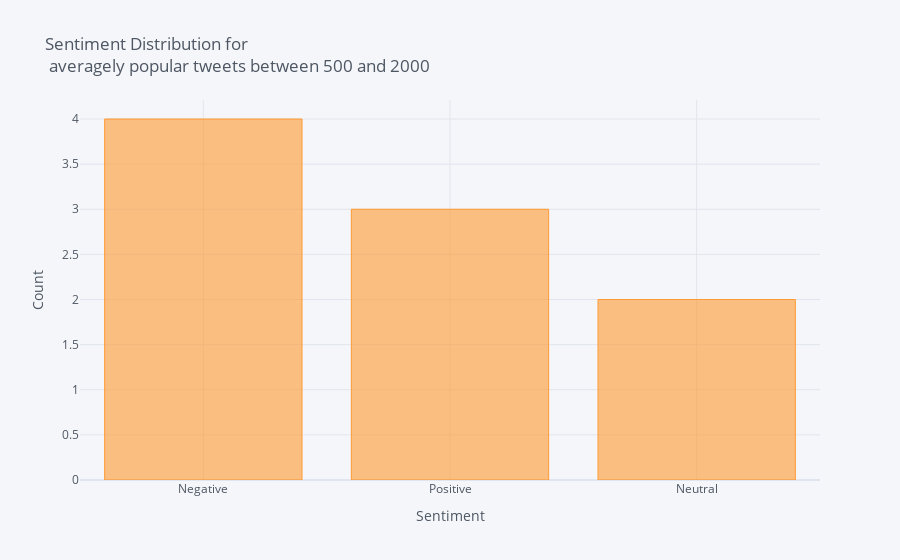

Notebook cell for this chart:
### Markdown cell above
Average Popularity:

### Code cell
df_average = df[(df['Retweets'] <= 2000) & (df['Retweets'] >=500)]
df_average['Sentiment'].value_counts().iplot(kind='bar', xTitle='Sentiment',
                                    yTitle='Count', title = ('Sentiment Distribution for <br> averagely popular tweets between 500 and 2000'))

### Figure 1 — Plotly figure (JSON) as saved in the notebook; plotly's stock layout.template omitted (floating-point values rounded to 4 significant figures)
{"data": [{"marker": {"color": "rgba(255, 153, 51, 0.6)", "line": {"color": "rgba(255, 153, 51, 1.0)", "width": 1}}, "name": "Sentiment", "orientation": "v", "text": "", "type": "bar", "x": ["Negative", "Positive", "Neutral"], "y": [4, 3, 2]}], "layout": {"legend": {"bgcolor": "#F5F6F9", "font": {"color": "#4D5663"}}, "paper_bgcolor": "#F5F6F9", "plot_bgcolor": "#F5F6F9", "title": {"font": {"color": "#4D5663"}, "text": "Sentiment Distribution for <br> averagely popular tweets between 500 and 2000"}, "xaxis": {"gridcolor": "#E1E5ED", "showgrid": true, "tickfont": {"color": "#4D5663"}, "title": {"font": {"color": "#4D5663"}, "text": "Sentiment"}, "zerolinecolor": "#E1E5ED"}, "yaxis": {"gridcolor": "#E1E5ED", "showgrid": true, "tickfont": {"color": "#4D5663"}, "title": {"font": {"color": "#4D5663"}, "text": "Count"}, "zerolinecolor": "#E1E5ED"}}}
